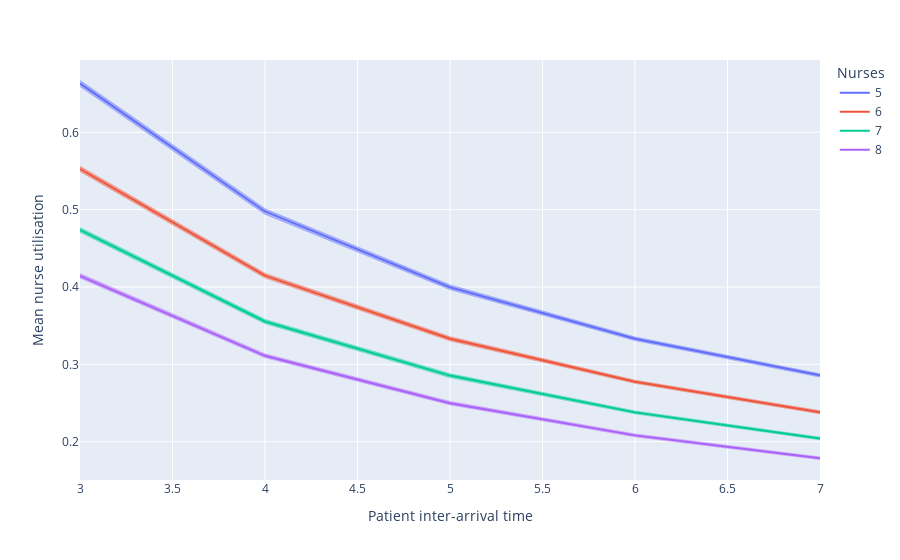

Notebook code cell kept with this figure:
### Code cell
result, fig = plot_scenario(
    results=scenario_results,
    x_var='patient_inter',
    result_var='mean_nurse_utilisation',
    colour_var='number_of_nurses',
    xaxis_title='Patient inter-arrival time',
    yaxis_title='Mean nurse utilisation',
    legend_title='Nurses')

### Figure 1 — Plotly figure (JSON) as saved in the notebook; plotly's stock layout.template omitted (floating-point values rounded to 4 significant figures)
{"data": [{"hovertemplate": "number_of_nurses=5<br>patient_inter=%{x}<br>mean=%{y}<extra></extra>", "legendgroup": "5", "line": {"color": "#636efa", "dash": "solid"}, "marker": {"symbol": "circle"}, "mode": "lines", "name": "5", "orientation": "v", "showlegend": true, "type": "scatter", "x": [3, 4, 5, 6, 7], "xaxis": "x", "y": [0.6632, 0.4977, 0.3997, 0.3331, 0.2858], "yaxis": "y"}, {"hovertemplate": "number_of_nurses=6<br>patient_inter=%{x}<br>mean=%{y}<extra></extra>", "legendgroup": "6", "line": {"color": "#EF553B", "dash": "solid"}, "marker": {"symbol": "circle"}, "mode": "lines", "name": "6", "orientation": "v", "showlegend": true, "type": "scatter", "x": [3, 4, 5, 6, 7], "xaxis": "x", "y": [0.5526, 0.4147, 0.3331, 0.2776, 0.2382], "yaxis": "y"}, {"hovertemplate": "number_of_nurses=7<br>patient_inter=%{x}<br>mean=%{y}<extra></extra>", "legendgroup": "7", "line": {"color": "#00cc96", "dash": "solid"}, "marker": {"symbol": "circle"}, "mode": "lines", "name": "7", "orientation": "v", "showlegend": true, "type": "scatter", "x": [3, 4, 5, 6, 7], "xaxis": "x", "y": [0.4737, 0.3555, 0.2855, 0.2379, 0.2041], "yaxis": "y"}, {"hovertemplate": "number_of_nurses=8<br>patient_inter=%{x}<br>mean=%{y}<extra></extra>", "legendgroup": "8", "line": {"color": "#ab63fa", "dash": "solid"}, "marker": {"symbol": "circle"}, "mode": "lines", "name": "8", "orientation": "v", "showlegend": true, "type": "scatter", "x": [3, 4, 5, 6, 7], "xaxis": "x", "y": [0.4145, 0.311, 0.2498, 0.2082, 0.1786], "yaxis": "y"}, {"hovertemplate": "number_of_nurses=5<br>patient_inter=%{x}<br>ci_upper=%{y}<extra></extra>", "legendgroup": "5", "line": {"color": "#636efa", "dash": "solid"}, "marker": {"symbol": "circle"}, "mode": "lines", "name": "5", "opacity": 0.5, "orientation": "v", "showlegend": false, "type": "scatter", "x": [3, 4, 5, 6, 7], "xaxis": "x", "y": [0.6663, 0.5004, 0.4021, 0.3348, 0.2873], "yaxis": "y"}, {"hovertemplate": "number_of_nurses=6<br>patient_inter=%{x}<br>ci_upper=%{y}<extra></extra>", "legendgroup": "6", "line": {"color": "#EF553B", "dash": "solid"}, "marker": {"symbol": "circle"}, "mode": "lines", "name": "6", "opacity": 0.5, "orientation": "v", "showlegend": false, "type": "scatter", "x": [3, 4, 5, 6, 7], "xaxis": "x", "y": [0.5553, 0.417, 0.3351, 0.279, 0.2394], "yaxis": "y"}, {"hovertemplate": "number_of_nurses=7<br>patient_inter=%{x}<br>ci_upper=%{y}<extra></extra>", "legendgroup": "7", "line": {"color": "#00cc96", "dash": "solid"}, "marker": {"symbol": "circle"}, "mode": "lines", "name": "7", "opacity": 0.5, "orientation": "v", "showlegend": false, "type": "scatter", "x": [3, 4, 5, 6, 7], "xaxis": "x", "y": [0.476, 0.3575, 0.2872, 0.2391, 0.2052], "yaxis": "y"}, {"hovertemplate": "number_of_nurses=8<br>patient_inter=%{x}<br>ci_upper=%{y}<extra></extra>", "legendgroup": "8", "line": {"color": "#ab63fa", "dash": "solid"}, "marker": {"symbol": "circle"}, "mode": "lines", "name": "8", "opacity": 0.5, "orientation": "v", "showlegend": false, "type": "scatter", "x": [3, 4, 5, 6, 7], "xaxis": "x", "y": [0.4165, 0.3128, 0.2513, 0.2092, 0.1796], "yaxis": "y"}, {"hovertemplate": "number_of_nurses=5<br>patient_inter=%{x}<br>ci_lower=%{y}<extra></extra>", "legendgroup": "5", "line": {"color": "#636efa", "dash": "solid"}, "marker": {"symbol": "circle"}, "mode": "lines", "name": "5", "opacity": 0.5, "orientation": "v", "showlegend": false, "type": "scatter", "x": [3, 4, 5, 6, 7], "xaxis": "x", "y": [0.66, 0.4949, 0.3973, 0.3314, 0.2842], "yaxis": "y"}, {"hovertemplate": "number_of_nurses=6<br>patient_inter=%{x}<br>ci_lower=%{y}<extra></extra>", "legendgroup": "6", "line": {"color": "#EF553B", "dash": "solid"}, "marker": {"symbol": "circle"}, "mode": "lines", "name": "6", "opacity": 0.5, "orientation": "v", "showlegend": false, "type": "scatter", "x": [3, 4, 5, 6, 7], "xaxis": "x", "y": [0.55, 0.4124, 0.3311, 0.2762, 0.2369], "yaxis": "y"}, {"hovertemplate": "number_of_nurses=7<br>patient_inter=%{x}<br>ci_lower=%{y}<extra></extra>", "legendgroup": "7", "line": {"color": "#00cc96", "dash": "solid"}, "marker": {"symbol": "circle"}, "mode": "lines", "name": "7", "opacity": 0.5, "orientation": "v", "showlegend": false, "type": "scatter", "x": [3, 4, 5, 6, 7], "xaxis": "x", "y": [0.4714, 0.3535, 0.2838, 0.2367, 0.203], "yaxis": "y"}, {"hovertemplate": "number_of_nurses=8<br>patient_inter=%{x}<br>ci_lower=%{y}<extra></extra>", "legendgroup": "8", "line": {"color": "#ab63fa", "dash": "solid"}, "marker": {"symbol": "circle"}, "mode": "lines", "name": "8", "opacity": 0.5, "orientation": "v", "showlegend": false, "type": "scatter", "x": [3, 4, 5, 6, 7], "xaxis": "x", "y": [0.4125, 0.3093, 0.2483, 0.2071, 0.1776], "yaxis": "y"}], "layout": {"legend": {"title": {"text": "Nurses"}, "tracegroupgap": 0}, "margin": {"t": 60}, "xaxis": {"anchor": "y", "domain": [0, 1], "title": {"text": "Patient inter-arrival time"}}, "yaxis": {"anchor": "x", "domain": [0, 1], "title": {"text": "Mean nurse utilisation"}}}}
